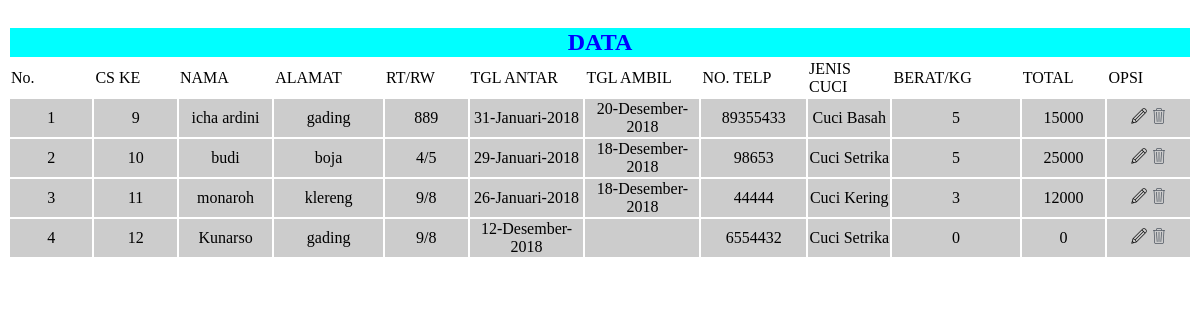
Page /admin/data.php on the committed database.
### tables this page shows
CREATE TABLE IF NOT EXISTS `pesan` (
`user_id` int(11) NOT NULL,
  `jns` varchar(25) NOT NULL,
  `nama` varchar(25) NOT NULL,
  `telp` int(15) NOT NULL,
  `tgl1` varchar(20) NOT NULL,
  `tgl2` varchar(20) NOT NULL,
  `alamat` varchar(35) NOT NULL,
  `rtrw` varchar(15) NOT NULL,
  `kel` varchar(25) NOT NULL,
  `kab` varchar(25) NOT NULL,
  `prov` varchar(25) NOT NULL,
  `jk` varchar(15) NOT NULL,
  `user_pass` varchar(35) NOT NULL,
  `kg` float(11,0) NOT NULL
);

### admin/data.php (the view, shortened to what this page needs)
<!DOCTYPE html PUBLIC "-//W3C//DTD XHTML 1.0 Transitional//EN" "http://www.w3.org/TR/xhtml1/DTD/xhtml1-transitional.dtd">
<html xmlns="http://www.w3.org/1999/xhtml">
<head>
</head>
<body>
 <br />
<table width="100%" align="center">
        <tr>
        <td colspan=13 bgcolor=#00FFFF><div align=center class=style2>DATA</strong></div></td>
      </tr>
      <tr>
        <td>No.</td>
        <td>CS KE</td>
        <td>NAMA</td>
        <td>ALAMAT</td>
        <td>RT/RW</td>
        <td>TGL ANTAR</td>
        <td>TGL AMBIL</td>
        <td>NO. TELP</td>
        <td>JENIS CUCI</td>
        <td>BERAT/KG</td>
        <td>TOTAL</td>
        <td>OPSI</td>
      </tr>
	  <?php
$select = "select * from pesan";
$select_query = mysql_query($select);
$n=1;
while($smp = mysql_fetch_array($select_query))
{
$id     = $smp	['user_id'];
$jns    = $smp	['jns'];
$nama   = $smp	['nama'];
$telp   = $smp	['telp'];
$tgl1   = $smp	['tgl1'];
$tgl2   = $smp	['tgl2'];
$alamat = $smp	['alamat'];
$rtrw   = $smp	['rtrw'];
$kg     = $smp	['kg'];
$x1=3000;
$x2=4000;
$x3=5000;
$z1=$kg*$x1;
$z2=$kg*$x2;
$z3=$kg*$x3;
	 echo "
	 <tr>
<td bordercolor=#0000FF bgcolor=#CCCCCC align=center width=50 >$n</td>
<td bordercolor=#0000FF bgcolor=#CCCCCC align=center width=50 >$id</td>
<td bordercolor=#0000FF bgcolor=#CCCCCC align=center width=50 >$nama</td>
<td bordercolor=#0000FF bgcolor=#CCCCCC align=center width=50 >$alamat</td>
<td bordercolor=#0000FF bgcolor=#CCCCCC align=center width=50 >$rtrw</td>
<td bordercolor=#0000FF bgcolor=#CCCCCC align=center width=50 >$tgl1</td>
<td bordercolor=#0000FF bgcolor=#CCCCCC align=center width=50 >$tgl2</td>
<td bordercolor=#0000FF bgcolor=#CCCCCC align=center width=50 >$telp</td>
<td bordercolor=#0000FF bgcolor=#CCCCCC align=center width=50 >$jns</td>
<td bordercolor=#0000FF bgcolor=#CCCCCC align=center width=50 >$kg</td>
<td bordercolor=#0000FF bgcolor=#CCCCCC align=center width=50 >
";
if ($jns=="Cuci Basah")
        {
            echo "$z1";
        }
        elseif ($jns=="Cuci Kering")
        {
            echo "$z2";
        }
        elseif ($jns=="Cuci Setrika")
        {
            echo "$z3";
         }
echo "</td>
<td bordercolor=#0000FF bgcolor=#CCCCCC align=center width=50 >
<a href='edit.php?user_id=$id'><img src='Form Login/images/edit.png'></img></a>
<a href='hapus.php?user_id=$id' onClick='return confirm(Anda yakin mau menghapus ?)'><img src='Form Login/images/delete.png'></img></a>
</td>
    </tr>";
	$n++;
  }
  ?>
</table>
</body>
</html>

### admin/data.php (style rules this page uses)
.style2 { color: #0000FF; font-weight: bold; font-size: 24px; -moz-border-radius: 10px; -webkit-border-radius: 10px; border-radius: 10px; }

### rows in the picture
pesan: user_id "9", nama "icha ardini", alamat "gading", rtrw "889", tgl1 "31-Januari-2018", tgl2 "20-Desember-2018", telp "89355433", jns "Cuci Basah", kg "5", kg "15000"
pesan: user_id "10", nama "budi", alamat "boja", rtrw "4/5", tgl1 "29-Januari-2018", tgl2 "18-Desember-2018", telp "98653", jns "Cuci Setrika", kg "5", kg "25000"
pesan: user_id "11", nama "monaroh", alamat "klereng", rtrw "9/8", tgl1 "26-Januari-2018", tgl2 "18-Desember-2018", telp "44444", jns "Cuci Kering", kg "3", kg "12000"
pesan: user_id "12", nama "Kunarso", alamat "gading", rtrw "9/8", tgl1 "12-Desember-2018", telp "6554432", jns "Cuci Setrika", kg "0"
